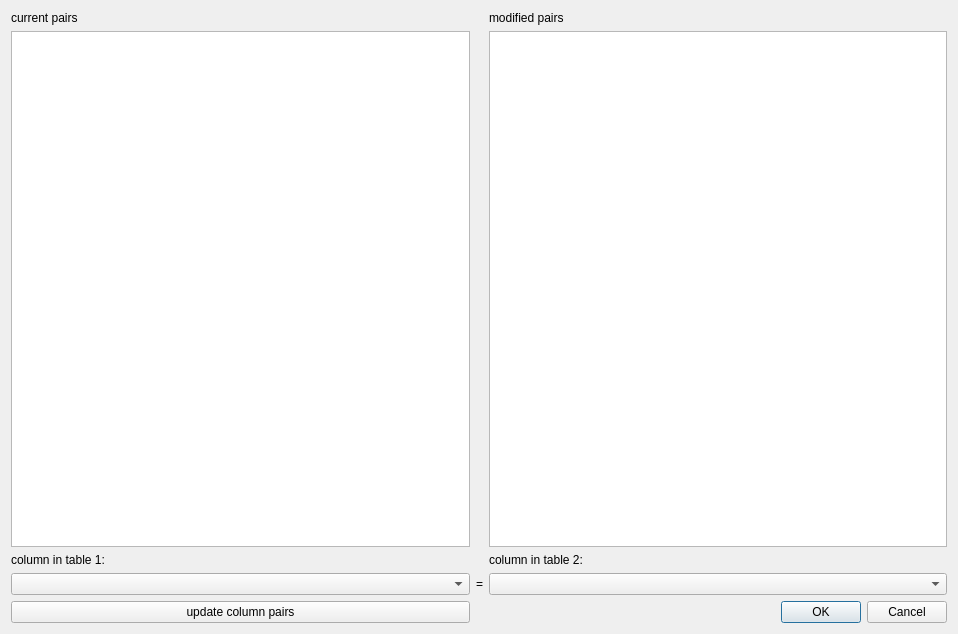
<?xml version="1.0" encoding="UTF-8"?>
<ui version="4.0">
 <class>Dialog2</class>
 <widget class="QDialog" name="Dialog2">
  <property name="geometry">
   <rect>
    <x>0</x>
    <y>0</y>
    <width>958</width>
    <height>634</height>
   </rect>
  </property>
  <property name="windowTitle">
   <string>Dialog</string>
  </property>
  <layout class="QGridLayout" name="gridLayout">
   <item row="8" column="1">
    <widget class="QPushButton" name="pushButton">
     <property name="text">
      <string>update column pairs</string>
     </property>
    </widget>
   </item>
   <item row="3" column="1">
    <widget class="QComboBox" name="comboBox"/>
   </item>
   <item row="0" column="1">
    <widget class="QLabel" name="label_2">
     <property name="text">
      <string>current pairs</string>
     </property>
    </widget>
   </item>
   <item row="3" column="4">
    <widget class="QComboBox" name="comboBox_2"/>
   </item>
   <item row="3" column="3">
    <widget class="QLabel" name="label">
     <property name="text">
      <string>=</string>
     </property>
    </widget>
   </item>
   <item row="0" column="4">
    <widget class="QLabel" name="label_3">
     <property name="text">
      <string>modified pairs</string>
     </property>
    </widget>
   </item>
   <item row="8" column="4">
    <widget class="QDialogButtonBox" name="buttonBox">
     <property name="orientation">
      <enum>Qt::Horizontal</enum>
     </property>
     <property name="standardButtons">
      <set>QDialogButtonBox::Cancel|QDialogButtonBox::Ok</set>
     </property>
    </widget>
   </item>
   <item row="2" column="1">
    <widget class="QLabel" name="label_4">
     <property name="text">
      <string>column in table 1:</string>
     </property>
    </widget>
   </item>
   <item row="2" column="4">
    <widget class="QLabel" name="label_5">
     <property name="text">
      <string>column in table 2:</string>
     </property>
    </widget>
   </item>
   <item row="1" column="1">
    <widget class="QTableView" name="tableView"/>
   </item>
   <item row="1" column="4">
    <widget class="QTableView" name="tableView_2"/>
   </item>
  </layout>
 </widget>
 <resources/>
 <connections>
  <connection>
   <sender>buttonBox</sender>
   <signal>accepted()</signal>
   <receiver>Dialog2</receiver>
   <slot>accept()</slot>
   <hints>
    <hint type="sourcelabel">
     <x>248</x>
     <y>254</y>
    </hint>
    <hint type="destinationlabel">
     <x>157</x>
     <y>274</y>
    </hint>
   </hints>
  </connection>
  <connection>
   <sender>buttonBox</sender>
   <signal>rejected()</signal>
   <receiver>Dialog2</receiver>
   <slot>reject()</slot>
   <hints>
    <hint type="sourcelabel">
     <x>316</x>
     <y>260</y>
    </hint>
    <hint type="destinationlabel">
     <x>286</x>
     <y>274</y>
    </hint>
   </hints>
  </connection>
 </connections>
</ui>
